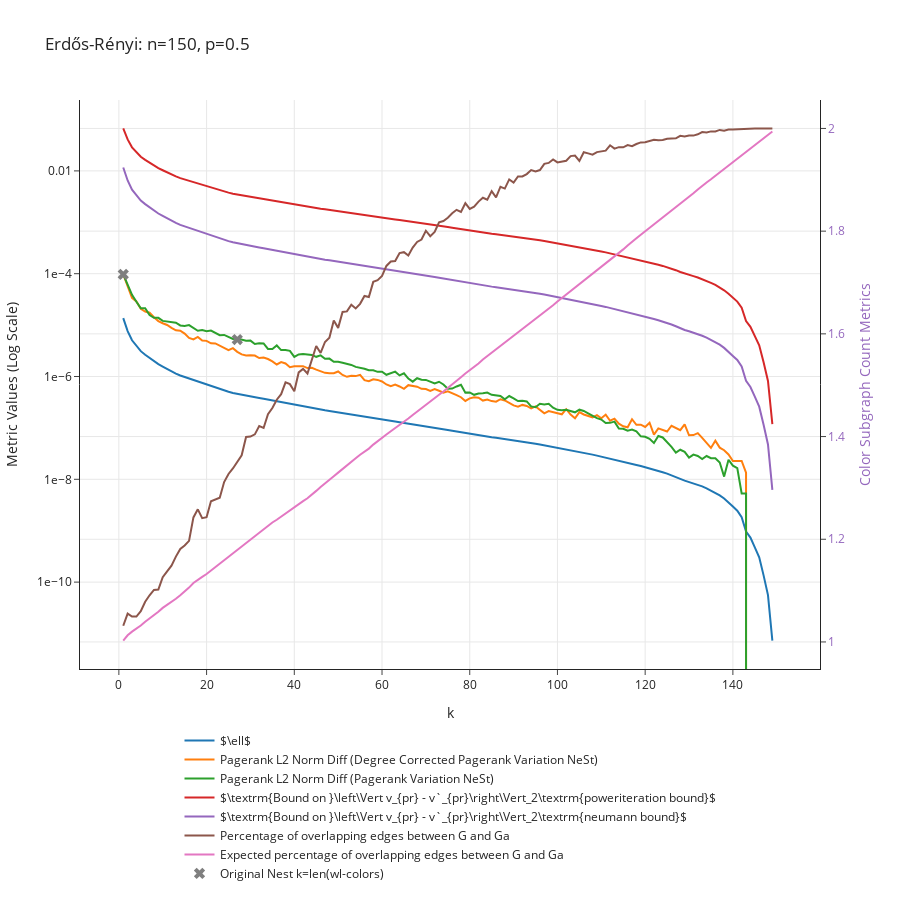

The code cell stored with this chart in its notebook:
### Code cell
p = 0.5
n = 150
G = nx.erdos_renyi_graph(n, p)
data_dict = get_convergence_data_of_nest(G, min_cluster_size = 1, max_k = 150)
plot_convergence_data(data_dict, f"Erdős-Rényi: n={n}, p={p}")

### Figure 1 — Plotly figure (JSON) as saved in the notebook; plotly's stock layout.template omitted (floating-point values rounded to 4 significant figures; data arrays with more than 128 entries replaced by an {"elided": "..."} marker saying what was removed)
{"data": [{"mode": "lines", "name": "$\\ell$", "type": "scatter", "x": {"elided": "149 int values"}, "y": {"elided": "149 float values"}}, {"mode": "lines", "name": "Pagerank L2 Norm Diff (Degree Corrected Pagerank Variation NeSt)", "type": "scatter", "x": {"elided": "149 int values"}, "y": {"elided": "149 float values"}}, {"mode": "lines", "name": "Pagerank L2 Norm Diff (Pagerank Variation NeSt)", "type": "scatter", "x": {"elided": "149 int values"}, "y": {"elided": "149 float values"}}, {"mode": "lines", "name": "$\\textrm{Bound on }\\left\\Vert v_{pr} - v`_{pr}\\right\\Vert_2\\textrm{poweriteration bound}$", "type": "scatter", "x": {"elided": "149 int values"}, "y": {"elided": "149 float values"}}, {"mode": "lines", "name": "$\\textrm{Bound on }\\left\\Vert v_{pr} - v`_{pr}\\right\\Vert_2\\textrm{neumann bound}$", "type": "scatter", "x": {"elided": "149 int values"}, "y": {"elided": "149 float values"}}, {"mode": "lines", "name": "Percentage of overlapping edges between G and Ga", "type": "scatter", "x": {"elided": "149 int values"}, "y": {"elided": "149 float values"}, "yaxis": "y2"}, {"mode": "lines", "name": "Expected percentage of overlapping edges between G and Ga", "type": "scatter", "x": {"elided": "149 int values"}, "y": {"elided": "149 float values"}, "yaxis": "y2"}, {"marker": {"size": 10, "symbol": "x"}, "mode": "markers", "name": "Original Nest k=len(wl-colors)", "type": "scatter", "x": [1, 27, 150], "y": [9.714e-05, 5.237e-06, 0]}], "layout": {"height": 900, "hovermode": "closest", "legend": {"orientation": "h", "x": 0.5, "xanchor": "center", "y": -0.1, "yanchor": "top"}, "title": {"text": "Erdős-Rényi: n=150, p=0.5"}, "xaxis": {"title": {"text": "k"}}, "yaxis": {"exponentformat": "e", "title": {"text": "Metric Values (Log Scale)"}, "type": "log"}, "yaxis2": {"overlaying": "y", "side": "right", "tickfont": {"color": "rgba(148, 103, 189, 1)"}, "title": {"font": {"color": "rgba(148, 103, 189, 1)"}, "text": "Color Subgraph Count Metrics"}, "type": "linear"}}}
